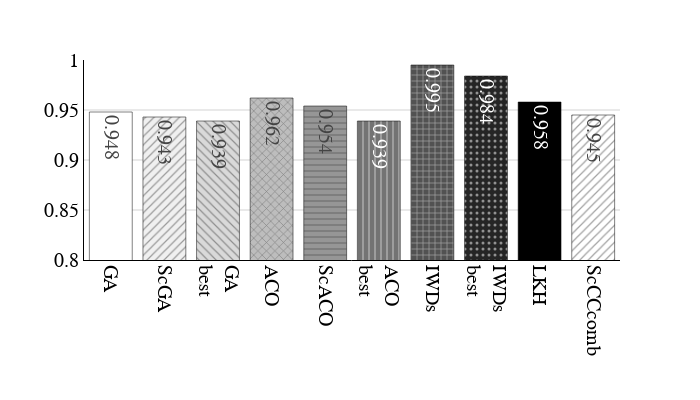

Source (notebook cell):
### Code cell
make_bar_plot(data_LO, False)

### Figure 1 — Plotly figure (JSON) as saved in the notebook; plotly's stock layout.template omitted (floating-point values rounded to 4 significant figures)
{"data": [{"alignmentgroup": "True", "hovertemplate": "Algorithm br=%{x}<br>Problem avg=%{y}<extra></extra>", "legendgroup": "GA ", "marker": {"color": "rgb(255,255,255)", "line": {"color": "black"}, "pattern": {"shape": "", "size": 6}}, "name": "GA ", "offsetgroup": "GA ", "orientation": "v", "showlegend": true, "textposition": "auto", "texttemplate": "%{y}", "type": "bar", "x": ["GA "], "xaxis": "x", "y": [0.948], "yaxis": "y"}, {"alignmentgroup": "True", "hovertemplate": "Algorithm br=%{x}<br>Problem avg=%{y}<extra></extra>", "legendgroup": "ScGA", "marker": {"color": "rgb(240,240,240)", "line": {"color": "black"}, "pattern": {"shape": "/", "size": 6}}, "name": "ScGA", "offsetgroup": "ScGA", "orientation": "v", "showlegend": true, "textposition": "auto", "texttemplate": "%{y}", "type": "bar", "x": ["ScGA"], "xaxis": "x", "y": [0.943], "yaxis": "y"}, {"alignmentgroup": "True", "hovertemplate": "Algorithm br=%{x}<br>Problem avg=%{y}<extra></extra>", "legendgroup": "GA <br>best", "marker": {"color": "rgb(217,217,217)", "line": {"color": "black"}, "pattern": {"shape": "\\", "size": 6}}, "name": "GA <br>best", "offsetgroup": "GA <br>best", "orientation": "v", "showlegend": true, "textposition": "auto", "texttemplate": "%{y}", "type": "bar", "x": ["GA <br>best"], "xaxis": "x", "y": [0.939], "yaxis": "y"}, {"alignmentgroup": "True", "hovertemplate": "Algorithm br=%{x}<br>Problem avg=%{y}<extra></extra>", "legendgroup": "ACO ", "marker": {"color": "rgb(189,189,189)", "line": {"color": "black"}, "pattern": {"shape": "x", "size": 6}}, "name": "ACO ", "offsetgroup": "ACO ", "orientation": "v", "showlegend": true, "textposition": "auto", "texttemplate": "%{y}", "type": "bar", "x": ["ACO "], "xaxis": "x", "y": [0.962], "yaxis": "y"}, {"alignmentgroup": "True", "hovertemplate": "Algorithm br=%{x}<br>Problem avg=%{y}<extra></extra>", "legendgroup": "ScACO", "marker": {"color": "rgb(150,150,150)", "line": {"color": "black"}, "pattern": {"shape": "-", "size": 6}}, "name": "ScACO", "offsetgroup": "ScACO", "orientation": "v", "showlegend": true, "textposition": "auto", "texttemplate": "%{y}", "type": "bar", "x": ["ScACO"], "xaxis": "x", "y": [0.954], "yaxis": "y"}, {"alignmentgroup": "True", "hovertemplate": "Algorithm br=%{x}<br>Problem avg=%{y}<extra></extra>", "legendgroup": "ACO <br>best", "marker": {"color": "rgb(115,115,115)", "line": {"color": "black"}, "pattern": {"shape": "|", "size": 6}}, "name": "ACO <br>best", "offsetgroup": "ACO <br>best", "orientation": "v", "showlegend": true, "textposition": "auto", "texttemplate": "%{y}", "type": "bar", "x": ["ACO <br>best"], "xaxis": "x", "y": [0.939], "yaxis": "y"}, {"alignmentgroup": "True", "hovertemplate": "Algorithm br=%{x}<br>Problem avg=%{y}<extra></extra>", "legendgroup": "IWDs ", "marker": {"color": "rgb(82,82,82)", "line": {"color": "black"}, "pattern": {"shape": "+", "size": 6}}, "name": "IWDs ", "offsetgroup": "IWDs ", "orientation": "v", "showlegend": true, "textposition": "auto", "texttemplate": "%{y}", "type": "bar", "x": ["IWDs "], "xaxis": "x", "y": [0.995], "yaxis": "y"}, {"alignmentgroup": "True", "hovertemplate": "Algorithm br=%{x}<br>Problem avg=%{y}<extra></extra>", "legendgroup": "IWDs <br>best", "marker": {"color": "rgb(37,37,37)", "line": {"color": "black"}, "pattern": {"shape": ".", "size": 6}}, "name": "IWDs <br>best", "offsetgroup": "IWDs <br>best", "orientation": "v", "showlegend": true, "textposition": "auto", "texttemplate": "%{y}", "type": "bar", "x": ["IWDs <br>best"], "xaxis": "x", "y": [0.984], "yaxis": "y"}, {"alignmentgroup": "True", "hovertemplate": "Algorithm br=%{x}<br>Problem avg=%{y}<extra></extra>", "legendgroup": "LKH", "marker": {"color": "rgb(0,0,0)", "line": {"color": "black"}, "pattern": {"shape": "", "size": 6}}, "name": "LKH", "offsetgroup": "LKH", "orientation": "v", "showlegend": true, "textposition": "auto", "texttemplate": "%{y}", "type": "bar", "x": ["LKH"], "xaxis": "x", "y": [0.958], "yaxis": "y"}, {"alignmentgroup": "True", "hovertemplate": "Algorithm br=%{x}<br>Problem avg=%{y}<extra></extra>", "legendgroup": "ScCCcomb", "marker": {"color": "rgb(255,255,255)", "line": {"color": "black"}, "pattern": {"shape": "/", "size": 6}}, "name": "ScCCcomb", "offsetgroup": "ScCCcomb", "orientation": "v", "showlegend": true, "textposition": "auto", "texttemplate": "%{y}", "type": "bar", "x": ["ScCCcomb"], "xaxis": "x", "y": [0.945], "yaxis": "y"}], "layout": {"autosize": false, "barmode": "relative", "font": {"color": "black", "family": "Times New Roman", "size": 20}, "height": 400, "legend": {"title": {"text": "Algorithm br"}, "tracegroupgap": 0}, "margin": {"t": 60}, "showlegend": false, "width": 700, "xaxis": {"anchor": "y", "categoryarray": ["GA ", "ScGA", "GA <br>best", "ACO ", "ScACO", "ACO <br>best", "IWDs ", "IWDs <br>best", "LKH", "ScCCcomb"], "categoryorder": "array", "domain": [0, 1], "linecolor": "black", "linewidth": 1, "showline": true, "tickangle": 90, "title": {"text": ""}}, "yaxis": {"anchor": "x", "domain": [0, 1], "gridcolor": "lightgray", "linecolor": "black", "linewidth": 1, "range": [0.8, 1], "showline": true, "title": {"text": ""}}}}
